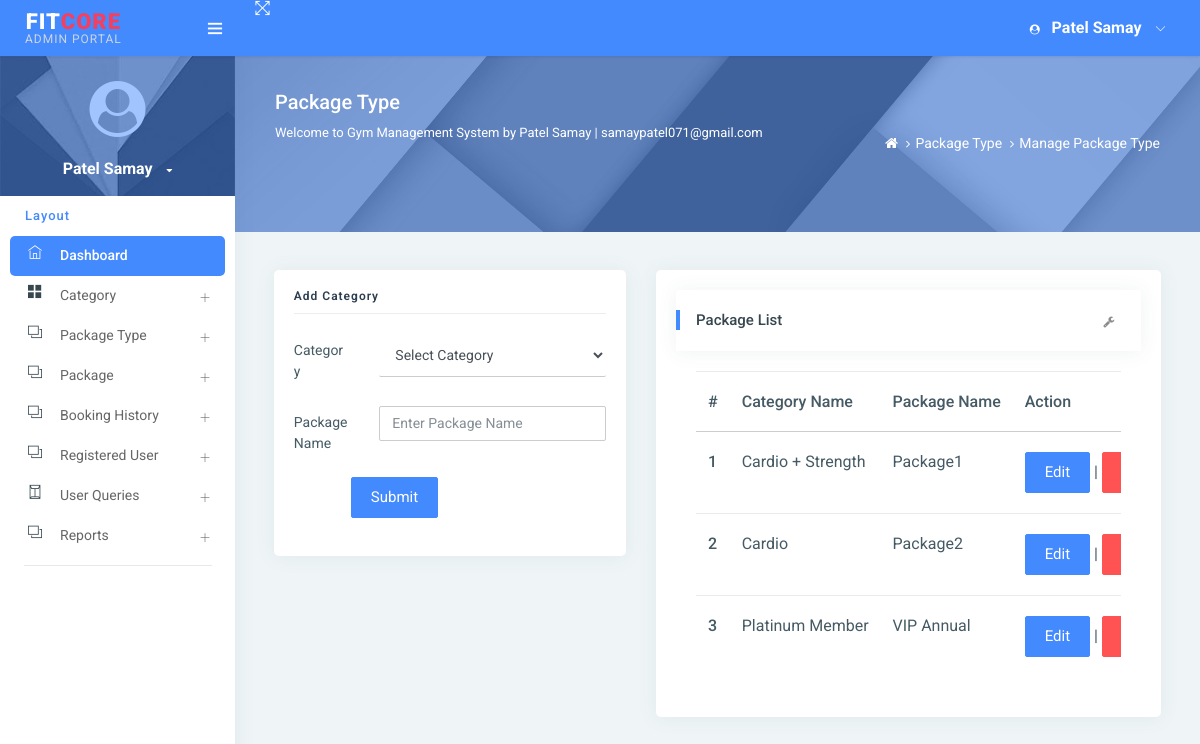
Screenshot of /managePackageType/ (signed in) with the database file from the repository.
### gym/models.py (models this page shows, shortened)
class Packagetype(models.Model):
    category = models.ForeignKey(Category, on_delete=models.CASCADE, null=True)
    packagename = models.CharField(max_length=200, null=True)
    creationdate = models.DateTimeField(auto_now_add=True)

class Category(models.Model):
    categoryname = models.CharField(max_length=200, null=True)
    status = models.CharField(max_length=300, null=True)
    creationdate = models.DateTimeField(auto_now_add=True)

### gym/views.py (the view)
# urls.py: path('managePackageType/', managePackageType, name='managePackageType'),
def managePackageType(request):
    if not request.user.is_authenticated:
        return redirect('admin_login')
    package = Packagetype.objects.all()
    category = Category.objects.all()
    try:
        if request.method == "POST":
            cid = request.POST['category']
            categoryid = Category.objects.get(id=cid)
            packagename = request.POST['packagename']
            try:
                Packagetype.objects.create(category=categoryid, packagename=packagename)
                error = "no"
            except:
                error = "yes"
    except:
        pass
    return render(request, 'admin/managePackageType.html', locals())

### gym/templates/admin/managePackageType.html (shortened to what this page needs)
{% extends 'admin_base.html' %}
{% load static %}
{% block main %}
<div class="page-header">
    <div class="page-block">
        <div class="row align-items-center">
            <div class="col-md-8">
                <div class="page-header-title">
                    <h5 class="m-b-10">Package Type</h5>
                    <p class="m-b-0">Welcome to Gym Management System by Patel Samay | samaypatel071@gmail.com</p>
                    <div style="margin-top: 15px; display: flex; justify-content: center; align-items: center; gap: 20px;">
                        <a href="https://github.com/Samay-P07" target="_blank" title="GitHub" style="color:#cbd5e1; text-decoration:none;"><i class="fab fa-github fa-2x" style="transition:0.3s;" onmouseover="this.style.color='#f43f5e'" onmouseout="this.style.color='#cbd5e1'"></i></a>
                        <a href="https://linkedin.com/in/samaypatel7" target="_blank" title="LinkedIn" style="color:#cbd5e1; text-decoration:none;"><i class="fab fa-linkedin fa-2x" style="transition:0.3s;" onmouseover="this.style.color='#f43f5e'" onmouseout="this.style.color='#cbd5e1'"></i></a>
                    </div>
                </div>
            </div>
            <div class="col-md-4">
                <ul class="breadcrumb-title">
                    <li class="breadcrumb-item">
                        <a href="{% url 'admin_home' %}"> <i class="fa fa-home"></i> </a>
                    </li>
                    <li class="breadcrumb-item"><a href="">Package Type</a>
                    </li>
                    <li class="breadcrumb-item"><a href="">Manage Package Type</a>
                    </li>
                </ul>
            </div>
        </div>
    </div>
</div>
<div class="pcoded-inner-content">
    <div class="main-body">
        <div class="page-wrapper">
            <div class="page-body">
                <div class="row">
                    <div class="col-sm-5">
                        <div class="card">
                            <div class="card-block">
                                <h4 class="sub-title">Add Category</h4>
                                <form method="post">
                                    <div class="form-group row">
                                        <label class="col-sm-3 col-form-label">Category</label>
                                        <div class="col-sm-9">
                                            <select name="category" class="form-control" required>
                                                <option value="">Select Category</option>
                                            </select>
                                        </div>
                                    </div>
                                    <div class="form-group row">
                                        <label class="col-sm-3 col-form-label">Package Name</label>
                                        <div class="col-sm-9">
                                            <input type="text" name="packagename" placeholder="Enter Package Name"
                                                   class="form-control" required>
                                        </div>
                                    </div>
                                    <div class="form-group row">
                                        <label class="col-sm-2 col-form-label"></label>
                                        <div class="col-sm-10">
                                            <input type="submit" class="btn btn-primary" value="Submit">
                                        </div>
                                    </div>
                                </form>
                            </div>
                        </div>
                    </div>
                    <div class="col-md-7">
                        <div class="card">
                            <div class="card-block">
                                <div class="card-header">
                                    <h5>Package List</h5>
                                    <div class="card-header-right">
                                        <ul class="list-unstyled card-option">
                                            <li><i class="fa fa fa-wrench open-card-option"></i></li>
                                        </ul>
                                    </div>
                                </div>
                                <div class="card-block table-border-style">
                                    <div class="table-responsive">
                                        <table class="table">
                                            <thead>
                                            <tr>
                                                <th>#</th>
                                                <th>Category Name</th>
                                                <th>Package Name</th>
                                                <th>Action</th>
                                            </tr>
                                            </thead>
                                            <tbody>
                                            {% for i in package %}
                                            <tr>
                                                <th scope="row">{{forloop.counter}}</th>
                                                <td>{{i.category.categoryname}}</td>
                                                <td>{{i.packagename}}</td>
                                                <td><a href="{% url 'editPackageType' i.id %}"
                                                       class="btn btn-primary">Edit</a> |
                                                    <a href="{% url 'deletePackageType' i.id %}"
                                                       onclick="return confirm('Are you sure to Delete')"
                                                       class="btn btn-danger">Delete</a></td>
                                            </tr>
                                            {% endfor %}
                                            </tbody>
                                        </table>
                                    </div>
                                </div>
                            </div>
                        </div>
                    </div>
                </div>
            </div>
        </div>
    </div>
</div>
{% endblock %}

### rows the page displays
Packagetype: category.categoryname "Cardio + Strength", packagename "Package1"
Packagetype: category.categoryname "Cardio", packagename "Package2"
Packagetype: category.categoryname "Platinum Member", packagename "VIP Annual"
